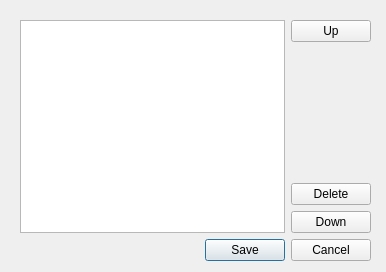
<?xml version="1.0" encoding="UTF-8"?>
<ui version="4.0">
 <class>ServiceItemEditDialog</class>
 <widget class="QWidget" name="ServiceItemEditDialog">
  <property name="geometry">
   <rect>
    <x>0</x>
    <y>0</y>
    <width>386</width>
    <height>272</height>
   </rect>
  </property>
  <property name="windowTitle">
   <string>Service Item Maintenance</string>
  </property>
  <widget class="QWidget" name="layoutWidget">
   <property name="geometry">
    <rect>
     <x>20</x>
     <y>20</y>
     <width>351</width>
     <height>241</height>
    </rect>
   </property>
   <layout class="QVBoxLayout" name="outerLayout">
    <item>
     <layout class="QHBoxLayout" name="topLayout">
      <item>
       <widget class="QListWidget" name="listWidget">
        <property name="alternatingRowColors">
         <bool>true</bool>
        </property>
       </widget>
      </item>
      <item>
       <layout class="QVBoxLayout" name="buttonLayout">
        <item>
         <widget class="QPushButton" name="upButton">
          <property name="text">
           <string>Up</string>
          </property>
         </widget>
        </item>
        <item>
         <spacer name="verticalSpacer">
          <property name="orientation">
           <enum>Qt::Vertical</enum>
          </property>
          <property name="sizeHint" stdset="0">
           <size>
            <width>20</width>
            <height>40</height>
           </size>
          </property>
         </spacer>
        </item>
        <item>
         <widget class="QPushButton" name="deleteButton">
          <property name="text">
           <string>Delete</string>
          </property>
         </widget>
        </item>
        <item>
         <widget class="QPushButton" name="downButton">
          <property name="text">
           <string>Down</string>
          </property>
         </widget>
        </item>
       </layout>
      </item>
     </layout>
    </item>
    <item>
     <widget class="QDialogButtonBox" name="buttonBox">
      <property name="standardButtons">
       <set>QDialogButtonBox::Cancel|QDialogButtonBox::Save</set>
      </property>
     </widget>
    </item>
   </layout>
  </widget>
 </widget>
 <resources/>
 <connections/>
</ui>
